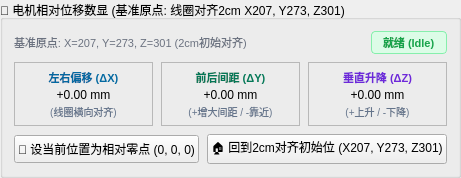
            <widget class="QGroupBox" name="groupRelCoords">
             <property name="title">
              <string>🎯 电机相对位移数显 (基准原点: 线圈对齐2cm X207, Y273, Z301)</string>
             </property>
             <layout class="QVBoxLayout" name="layoutRelCoords">
              <property name="spacing">
               <number>8</number>
              </property>
              <item>
               <layout class="QHBoxLayout" name="boxMotorHeader">
                <item>
                 <widget class="QLabel" name="lblRefNotice">
                  <property name="text">
                   <string>基准原点: X=207, Y=273, Z=301 (2cm初始对齐)</string>
                  </property>
                  <property name="styleSheet">
                   <string notr="true">color: #6B7280; font-size: 11px;</string>
                  </property>
                 </widget>
                </item>
                <item>
                 <spacer name="spacerMotorHeader">
                  <property name="orientation">
                   <enum>Qt::Orientation::Horizontal</enum>
                  </property>
                  <property name="sizeHint" stdset="0">
                   <size>
                    <width>40</width>
                    <height>20</height>
                   </size>
                  </property>
                 </spacer>
                </item>
                <item>
                 <widget class="QLabel" name="lblMotorBadge">
                  <property name="text">
                   <string>就绪 (Idle)</string>
                  </property>
                  <property name="styleSheet">
                   <string notr="true">color: #16A34A; font-weight: bold; background: #DCFCE7; border: 1px solid #86EFAC; border-radius: 4px; padding: 2px 8px; font-size: 11px;</string>
                  </property>
                 </widget>
                </item>
               </layout>
              </item>
              <item>
               <layout class="QHBoxLayout" name="layoutDroCards">
                <property name="spacing">
                 <number>8</number>
                </property>
                <item>
                 <widget class="QFrame" name="cardRelX">
                  <property name="frameShape">
                   <enum>QFrame::StyledPanel</enum>
                  </property>
                  <layout class="QVBoxLayout" name="layoutCardX">
                   <property name="spacing">
                    <number>2</number>
                   </property>
                   <property name="leftMargin">
                    <number>6</number>
                   </property>
                   <property name="topMargin">
                    <number>6</number>
                   </property>
                   <property name="rightMargin">
                    <number>6</number>
                   </property>
                   <property name="bottomMargin">
                    <number>6</number>
                   </property>
                   <item>
                    <widget class="QLabel" name="lblTitleRelX">
                     <property name="text">
                      <string>左右偏移 (ΔX)</string>
                     </property>
                     <property name="alignment">
                      <set>Qt::AlignCenter</set>
                     </property>
                     <property name="styleSheet">
                      <string notr="true">font-size: 11px; font-weight: 600; color: #0369A1;</string>
                     </property>
                    </widget>
                   </item>
                   <item>
                    <widget class="QLabel" name="lblRelX">
                     <property name="text">
                      <string>+0.00 mm</string>
                     </property>
                     <property name="alignment">
                      <set>Qt::AlignCenter</set>
                     </property>
                    </widget>
                   </item>
                   <item>
                    <widget class="QLabel" name="lblSubRelX">
                     <property name="text">
                      <string>(线圈横向对齐)</string>
                     </property>
                     <property name="alignment">
                      <set>Qt::AlignCenter</set>
                     </property>
                     <property name="styleSheet">
                      <string notr="true">font-size: 10px; color: #64748B;</string>
                     </property>
                    </widget>
                   </item>
                  </layout>
                 </widget>
                </item>
                <item>
                 <widget class="QFrame" name="cardRelY">
                  <property name="frameShape">
                   <enum>QFrame::StyledPanel</enum>
                  </property>
                  <layout class="QVBoxLayout" name="layoutCardY">
                   <property name="spacing">
                    <number>2</number>
                   </property>
                   <property name="leftMargin">
                    <number>6</number>
                   </property>
                   <property name="topMargin">
                    <number>6</number>
                   </property>
                   <property name="rightMargin">
                    <number>6</number>
                   </property>
                   <property name="bottomMargin">
                    <number>6</number>
                   </property>
                   <item>
                    <widget class="QLabel" name="lblTitleRelY">
                     <property name="text">
                      <string>前后间距 (ΔY)</string>
                     </property>
                     <property name="alignment">
                      <set>Qt::AlignCenter</set>
                     </property>
                     <property name="styleSheet">
                      <string notr="true">font-size: 11px; font-weight: 600; color: #047857;</string>
                     </property>
                    </widget>
                   </item>
                   <item>
                    <widget class="QLabel" name="lblRelY">
                     <property name="text">
                      <string>+0.00 mm</string>
                     </property>
                     <property name="alignment">
                      <set>Qt::AlignCenter</set>
                     </property>
                    </widget>
                   </item>
                   <item>
                    <widget class="QLabel" name="lblSubRelY">
                     <property name="text">
                      <string>(+增大间距 / -靠近)</string>
                     </property>
                     <property name="alignment">
                      <set>Qt::AlignCenter</set>
                     </property>
                     <property name="styleSheet">
                      <string notr="true">font-size: 10px; color: #64748B;</string>
                     </property>
                    </widget>
                   </item>
                  </layout>
                 </widget>
                </item>
                <item>
                 <widget class="QFrame" name="cardRelZ">
                  <property name="frameShape">
                   <enum>QFrame::StyledPanel</enum>
                  </property>
                  <layout class="QVBoxLayout" name="layoutCardZ">
                   <property name="spacing">
                    <number>2</number>
                   </property>
                   <property name="leftMargin">
                    <number>6</number>
                   </property>
                   <property name="topMargin">
                    <number>6</number>
                   </property>
                   <property name="rightMargin">
                    <number>6</number>
                   </property>
                   <property name="bottomMargin">
                    <number>6</number>
                   </property>
                   <item>
                    <widget class="QLabel" name="lblTitleRelZ">
                     <property name="text">
                      <string>垂直升降 (ΔZ)</string>
                     </property>
                     <property name="alignment">
                      <set>Qt::AlignCenter</set>
                     </property>
                     <property name="styleSheet">
                      <string notr="true">font-size: 11px; font-weight: 600; color: #6D28D9;</string>
                     </property>
                    </widget>
                   </item>
                   <item>
                    <widget class="QLabel" name="lblRelZ">
                     <property name="text">
                      <string>+0.00 mm</string>
                     </property>
                     <property name="alignment">
                      <set>Qt::AlignCenter</set>
                     </property>
                    </widget>
                   </item>
                   <item>
                    <widget class="QLabel" name="lblSubRelZ">
                     <property name="text">
                      <string>(+上升 / -下降)</string>
                     </property>
                     <property name="alignment">
                      <set>Qt::AlignCenter</set>
                     </property>
                     <property name="styleSheet">
                      <string notr="true">font-size: 10px; color: #64748B;</string>
                     </property>
                    </widget>
                   </item>
                  </layout>
                 </widget>
                </item>
               </layout>
              </item>
              <item>
               <layout class="QHBoxLayout" name="boxZeroBtns">
                <property name="spacing">
                 <number>8</number>
                </property>
                <item>
                 <widget class="QPushButton" name="btnSetRelZero">
                  <property name="minimumSize">
                   <size>
                    <width>0</width>
                    <height>28</height>
                   </size>
                  </property>
                  <property name="text">
                   <string>🎯 设当前位置为相对零点 (0, 0, 0)</string>
                  </property>
                  <property name="toolTip">
                   <string>将当前机械坐标记录为相对零点基准</string>
                  </property>
                 </widget>
                </item>
                <item>
                 <widget class="QPushButton" name="btnGotoInitPos">
                  <property name="minimumSize">
                   <size>
                    <width>0</width>
                    <height>28</height>
                   </size>
                  </property>
                  <property name="text">
                   <string>🏠 回到2cm对齐初始位 (X207, Y273, Z301)</string>
                  </property>
                  <property name="toolTip">
                   <string>运动到标准线圈对齐2cm间距位置并设为相对零点</string>
                  </property>
                 </widget>
                </item>
               </layout>
              </item>
             </layout>
            </widget>
